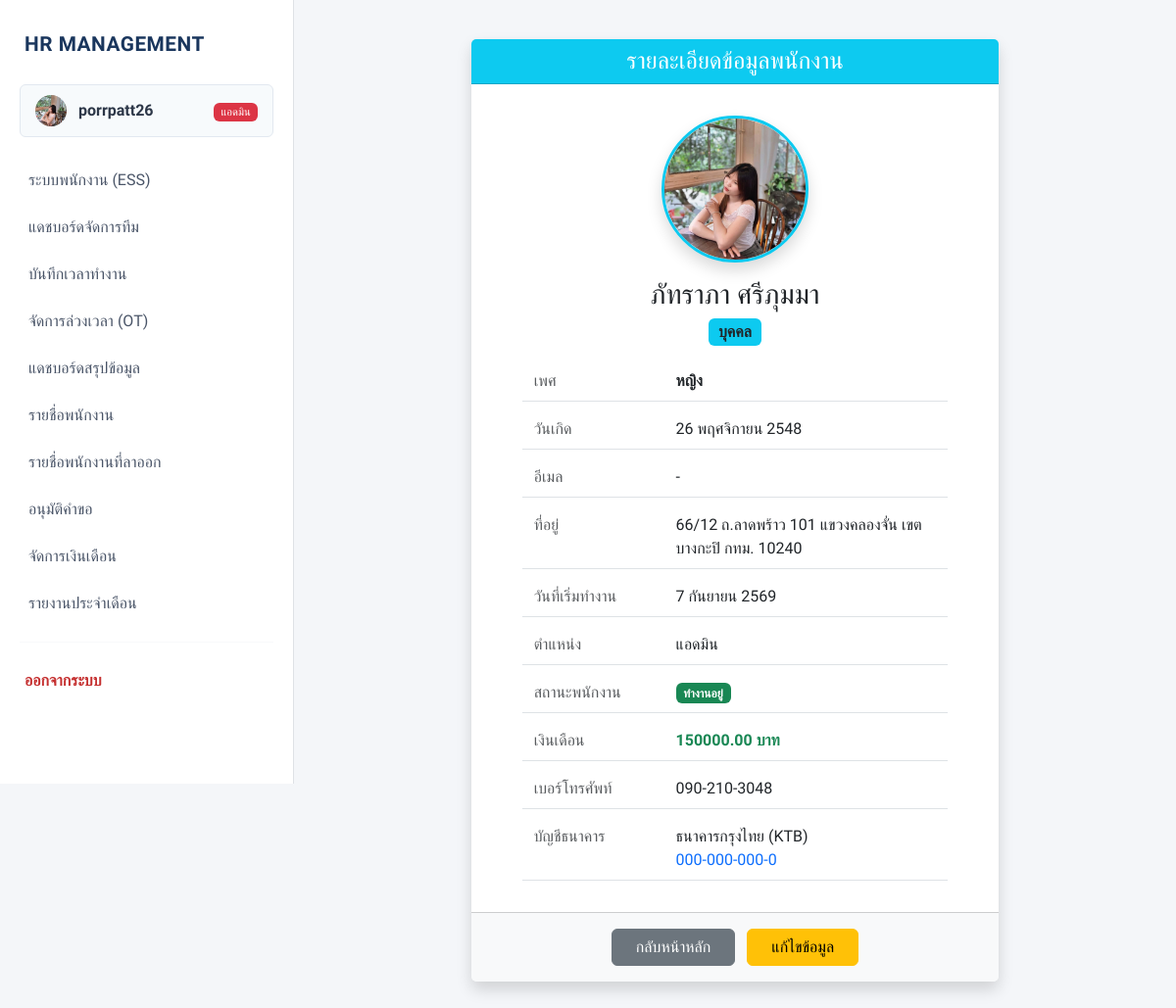
Page /detail/2/ (signed in) on the earlier database version.
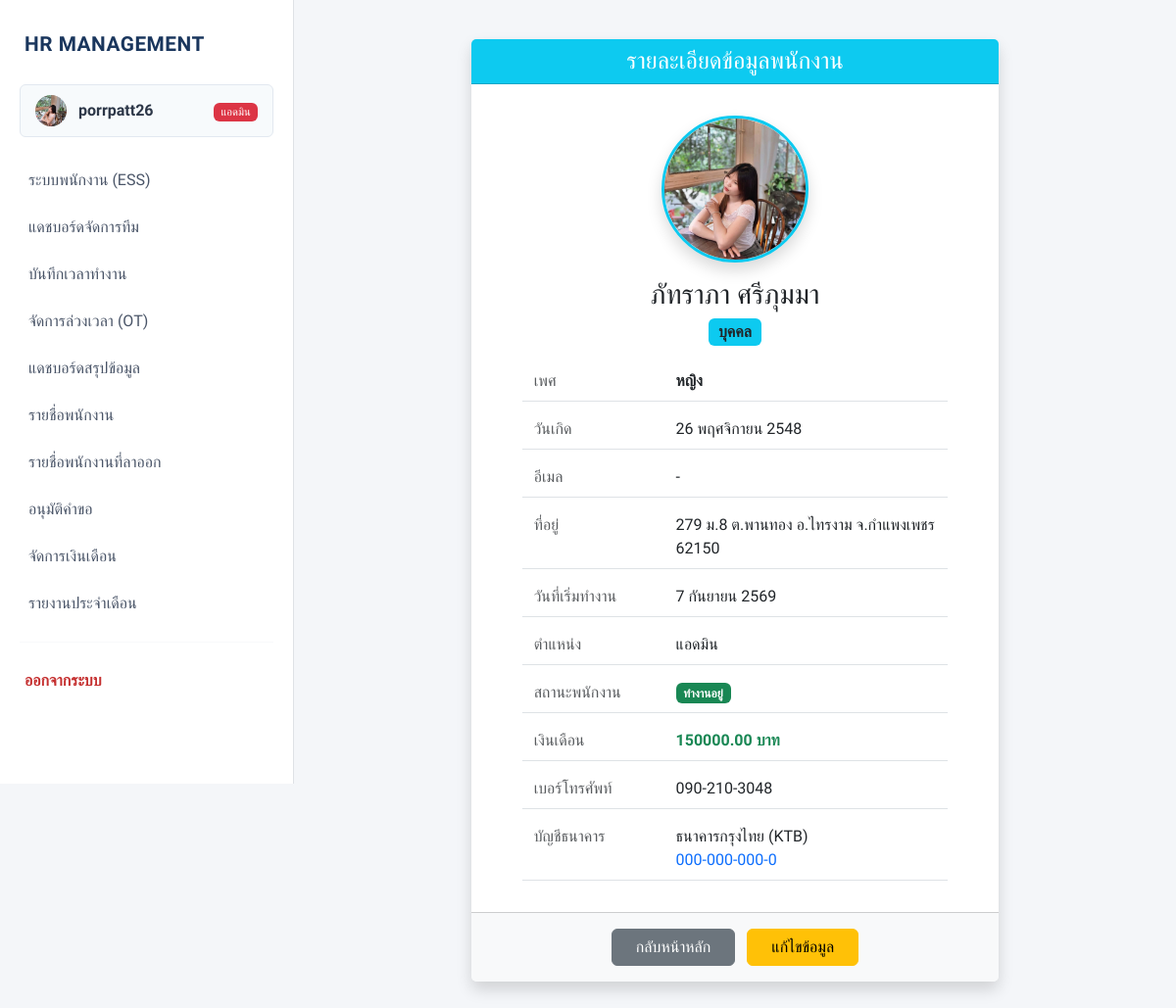
Same page on the later database version.
### myapp/models.py (models this page shows, shortened)
class Employee(models.Model):
    employee_id = models.CharField(max_length=20, unique=True, blank=True, null=True, verbose_name="รหัสพนักงาน")
    title = models.CharField(max_length=10, choices=TITLE_CHOICES, default='นาย', verbose_name="คำนำหน้าชื่อ")
    first_name = models.CharField(max_length=100, verbose_name="ชื่อ")
    last_name = models.CharField(max_length=100, verbose_name="นามสกุล")
    gender = models.CharField(max_length=1, choices=GENDER_CHOICES, verbose_name="เพศ")
    birth_date = models.DateField(verbose_name="วัน-เดือน-ปี เกิด (YYYY-MM-DD)")
    salary = models.DecimalField(max_digits=10, decimal_places=2, verbose_name="เงินเดือน")
    department = models.CharField(max_length=20, choices=DEPT_CHOICES, verbose_name="แผนก")
    position = models.CharField(max_length=100, null=True, blank=True, verbose_name="ตำแหน่ง")
    hire_date = models.DateField(null=True, blank=True, verbose_name="วันที่เริ่มทำงาน")
    status = models.CharField(max_length=20, choices=STATUS_CHOICES, default='active', verbose_name="สถานะพนักงาน")
    phone_number = models.CharField(max_length=15, null=True, blank=True, verbose_name="เบอร์โทรศัพท์")
    email = models.EmailField(blank=True, null=True, verbose_name="อีเมล")
    address = models.TextField(blank=True, null=True, verbose_name="ที่อยู่")
    bank_name = models.CharField(max_length=50, choices=BANK_CHOICES, null=True, blank=True, verbose_name="ชื่อธนาคาร")
    bank_account = models.CharField(max_length=50, null=True, blank=True, verbose_name="เลขบัญชีธนาคาร")
    photo = models.ImageField(upload_to='employee_photos/', null=True, blank=True, verbose_name="รูปภาพประจำตัว")

### myapp/views.py (the view)
# urls.py: path('detail/<int:pk>/', views.employee_detail, name='detail'),
@login_required
@user_passes_test(is_admin, login_url='ess_dashboard')
def employee_detail(request, pk):
    employee = get_object_or_404(Employee, pk=pk)
    return render(request, 'detail.html', {'employee': employee})

### myapp/context_processors.py (called while the page is built)
def get_employee_data(request):
    if request.user.is_authenticated:
        emp = Employee.objects.filter(
            first_name=request.user.first_name,
            last_name=request.user.last_name
        ).first()
        return {'current_emp': emp}
    return {}

### myapp/views.py (called while the page is built)
def is_admin(user):
    return user.is_staff

### templates/detail.html (shortened to what the changed rows need)
{% extends 'basetemplate.html' %}
{% block content %}
<div class="row justify-content-center">
    <div class="col-md-8">
        <div class="card shadow border-0">
            <div class="card-body text-center mt-3">
                {% if employee.photo %}
                    <img src="{{ employee.photo.url }}" width="150" height="150" class="rounded-circle mb-3 shadow" style="object-fit: cover; border: 3px solid #0dcaf0;">
                {% else %}
                    <div class="bg-secondary text-white rounded-circle d-inline-flex align-items-center justify-content-center mb-3 shadow" style="width: 150px; height: 150px; font-size: 3rem;">
                        👤
                    </div>
                {% endif %}
                <h3>{{ employee.first_name }} {{ employee.last_name }}</h3>
                <p class="text-muted mb-4"><span class="badge bg-info text-dark fs-6">{{ employee.get_department_display }}</span></p>
                <div class="text-start px-md-5 px-3">
                    <div class="row mb-3 border-bottom pb-2">
                        <div class="col-sm-4 text-muted">เพศ</div>
                        <div class="col-sm-8 fw-bold">{{ employee.get_gender_display }}</div>
                    </div>
                    <div class="row mb-3 border-bottom pb-2">
                        <div class="col-sm-4 text-muted">วันเกิด</div>
                        <div class="col-sm-8">{{ employee.birth_date|default:"-" }}</div>
                    </div>
                    <div class="row mb-3 border-bottom pb-2">
                        <div class="col-sm-4 text-muted">อีเมล</div>
                        <div class="col-sm-8">{{ employee.email|default:"-" }}</div>
                    </div>
                    <div class="row mb-3 border-bottom pb-2">
                        <div class="col-sm-4 text-muted">ที่อยู่</div>
                        <div class="col-sm-8">{{ employee.address|default:"-" }}</div>
                    </div>
                    <div class="row mb-3 border-bottom pb-2">
                        <div class="col-sm-4 text-muted">วันที่เริ่มทำงาน</div>
                        <div class="col-sm-8">{{ employee.hire_date|default:"-" }}</div>
                    </div>
                    <div class="row mb-3 border-bottom pb-2">
                        <div class="col-sm-4 text-muted">ตำแหน่ง</div>
                        <div class="col-sm-8">{{ employee.position|default:"-" }}</div>
                    </div>
                    <div class="row mb-3 border-bottom pb-2">
                    </div>
                    <div class="row mb-3 border-bottom pb-2">
                        <div class="col-sm-4 text-muted">เงินเดือน</div>
                        <div class="col-sm-8 text-success fw-bold">{{ employee.salary }} บาท</div>
                    </div>
                    <div class="row mb-3 border-bottom pb-2">
                        <div class="col-sm-4 text-muted">เบอร์โทรศัพท์</div>
                        <div class="col-sm-8">{{ employee.phone_number|default:"-" }}</div>
                    </div>
                    <div class="row mb-3 border-bottom pb-2">
                        <div class="col-sm-4 text-muted">บัญชีธนาคาร</div>
                        <div class="col-sm-8">
                            {% if employee.bank_name %}
                                {{ employee.get_bank_name_display }}<br>
                            {% endif %}
                            <span class="text-primary">{{ employee.bank_account|default:"-" }}</span>
                        </div>
                    </div>
                </div>
            </div>
        </div>
    </div>
</div>
{% endblock %}

### templates/basetemplate.html (shortened to what this page needs)
<!DOCTYPE html>
<html lang="th">
<head>
    <link href="https://cdn.jsdelivr.net/npm/bootstrap@5.3.0/dist/css/bootstrap.min.css" rel="stylesheet">
</head>
<body>
    <nav id="sidebar" class="sidebar">
        <a href="{% url 'index' %}" class="sidebar-brand">
            HR MANAGEMENT
        </a>
        <a href="{% url 'profile' %}" class="user-profile" style="display: flex; align-items: center; overflow: hidden;">
            {% if current_emp and current_emp.photo %}
                <img src="{{ current_emp.photo.url }}" class="user-avatar" style="object-fit: cover; padding: 0; flex-shrink: 0;">
            {% else %}
                <div class="user-avatar" style="flex-shrink: 0;">EMP</div>
            {% endif %}
            <span style="font-weight: 700; white-space: nowrap; overflow: hidden; text-overflow: ellipsis;">
                {{ user.username }}
            </span>
            <div class="ms-auto" style="padding-left: 5px;">
                {% if user.is_superuser %}
                    <span class="badge bg-danger" style="font-size: 0.7rem; font-weight: 500;">แอดมิน</span>
                {% elif user.is_staff %}
                    <span class="badge bg-primary" style="font-size: 0.7rem; font-weight: 500;">หัวหน้า</span>
                {% else %}
                    <span class="badge bg-secondary" style="font-size: 0.7rem; font-weight: 500;">พนักงาน</span>
                {% endif %}
            </div>
        </a>
        <ul class="nav flex-column mb-auto">
            <li class="nav-item">
                <a class="nav-link" href="{% url 'ess_dashboard' %}">
                    ระบบพนักงาน (ESS)
                </a>
            </li>
            {% if user.is_staff %}
            <li class="nav-item">
                <a class="nav-link" href="{% url 'manager_dashboard' %}">
                    แดชบอร์ดจัดการทีม
                </a>
            </li>
            <li class="nav-item">
                <a class="nav-link" href="{% url 'attendance' %}">
                    บันทึกเวลาทำงาน
                </a>
            </li>
            <li class="nav-item">
                <a class="nav-link" href="{% url 'ot_management' %}">
                    จัดการล่วงเวลา (OT)
                </a>
            </li>
            {% endif %}
            {% if user.is_superuser %}
            <li class="nav-item">
                <a class="nav-link" href="{% url 'dashboard' %}">
                    แดชบอร์ดสรุปข้อมูล
                </a>
            </li>
            <li class="nav-item">
                <a class="nav-link" href="{% url 'index' %}">
                    รายชื่อพนักงาน
                </a>
            </li>
            <li class="nav-item">
                <a class="nav-link" href="{% url 'resigned_list' %}">
                    รายชื่อพนักงานที่ลาออก
                </a>
            </li>
            <li class="nav-item">
                <a class="nav-link" href="{% url 'approval' %}">
                    อนุมัติคำขอ
                </a>
            </li>
            <li class="nav-item">
                <a class="nav-link" href="{% url 'payroll' %}">
                    จัดการเงินเดือน
                </a>
            </li>
            <li class="nav-item">
                <a class="nav-link" href="{% url 'reports' %}">
                    รายงานประจำเดือน
                </a>
            </li>
            {% endif %}
        </ul>
        <hr style="margin: 15px 20px; border-color: #E2E8F0;">
        <form action="{% url 'logout' %}" method="post" class="m-0">
            <button type="submit" class="btn-logout">
                ออกจากระบบ
            </button>
        </form>
    </nav>
    <main id="main-content" class="main-content">
        {% block content %}
        {% endblock %}
    </main>
</body>
</html>

Differences in the rows shown:
changed Employee "ภัทราภา": address "66/12 ถ.ลาดพร้าว 101 แขวงคลองจั่น เขตบางกะปิ กทม. 10240" → "279 ม.8 ต.พานทอง อ.ไทรงาม จ.กำแพงเพชร 62150"
